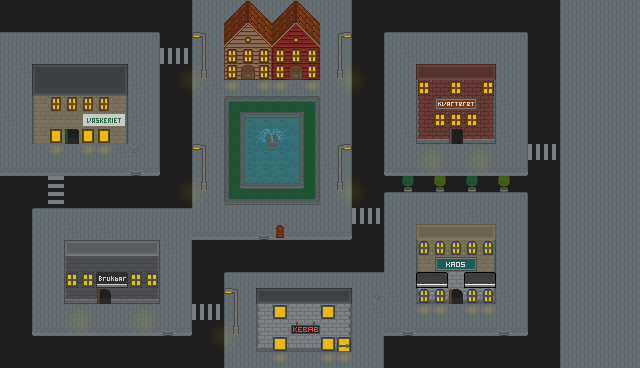

A 2D game scene composited from a Tiled map and its tileset images. What follows is a short description and the map's XML, with each tile layer's data collapsed to a summary:
An orthogonal 40x23 tile map with 16x16 px tiles, 5 tile layers (ground, on-ground, house+water, windows+signs+doors, ...), 5 tilesets and 8 objects (4x Tower-Placement, NE-X, NW-X, SW-X, SE-X).

<map version="1.0" orientation="orthogonal" renderorder="right-down" width="40" height="23" tilewidth="16" tileheight="16" nextobjectid="46">
 <tileset firstgid="1" name="roguelikeCity-transparent-night" tilewidth="16" tileheight="16" spacing="1" tilecount="1036" columns="37">
  <image source="roguelikeCity-transparent-night.png" width="628" height="475" />
 </tileset>
 <tileset firstgid="1037" name="round-window" tilewidth="16" tileheight="16" tilecount="1" columns="1">
  <image source="round-window.png" width="16" height="16" />
 </tileset>
 <tileset firstgid="1038" name="roof-night" tilewidth="16" tileheight="16" tilecount="9" columns="3">
  <image source="roof-night.png" width="48" height="48" />
 </tileset>
 <tileset firstgid="1047" name="planks-red-night" tilewidth="16" tileheight="16" spacing="1" tilecount="3" columns="3">
  <image source="planks-red-night.png" width="50" height="16" />
 </tileset>
 <tileset firstgid="1050" name="planks-night" tilewidth="16" tileheight="16" spacing="1" tilecount="3" columns="3">
  <image source="planks-night.png" width="50" height="16" />
 </tileset>
 <layer name="ground" width="40" height="23">
  <data>[920 cells, 920 non-empty, 16 distinct tile ids]</data>
 </layer>
 <layer name="on-ground" width="40" height="23">
  <data>[920 cells, 56 non-empty, 20 distinct tile ids]</data>
 </layer>
 <layer name="house+water" width="40" height="23">
  <data>[920 cells, 168 non-empty, 58 distinct tile ids]</data>
 </layer>
 <layer name="windows+signs+doors" width="40" height="23">
  <data>[920 cells, 72 non-empty, 29 distinct tile ids]</data>
 </layer>
 <layer name="lights+roof" width="40" height="23">
  <data>[920 cells, 68 non-empty, 14 distinct tile ids]</data>
 </layer>
 <objectgroup color="#f40000" name="canPlace">
  <object id="10" name="NW" type="Tower-Placement" x="0" y="32" width="160" height="144">
   <properties>
    <property name="canPlace" type="bool" value="true" />
   </properties>
  </object>
  <object id="14" name="SE" type="Tower-Placement" x="384" y="192" width="144" height="144">
   <properties>
    <property name="canPlace" type="bool" value="true" />
   </properties>
  </object>
  <object id="27" name="SW" type="Tower-Placement" x="32" y="208" width="160" height="128">
   <properties>
    <property name="canPlace" type="bool" value="true" />
   </properties>
  </object>
  <object id="15" name="NE" type="Tower-Placement" x="384" y="32" width="144" height="144">
   <properties>
    <property name="canPlace" type="bool" value="true" />
   </properties>
  </object>
 </objectgroup>
 <objectgroup name="canNotPlace">
  <object id="41" name="NE-X" x="417" y="66" width="80" height="78" />
  <object id="43" name="NW-X" x="32" y="64" width="96" height="80" />
  <object id="44" name="SW-X" x="64" y="240" width="96" height="64" />
  <object id="45" name="SE-X" x="418" y="224" width="78" height="80" />
 </objectgroup>
</map>